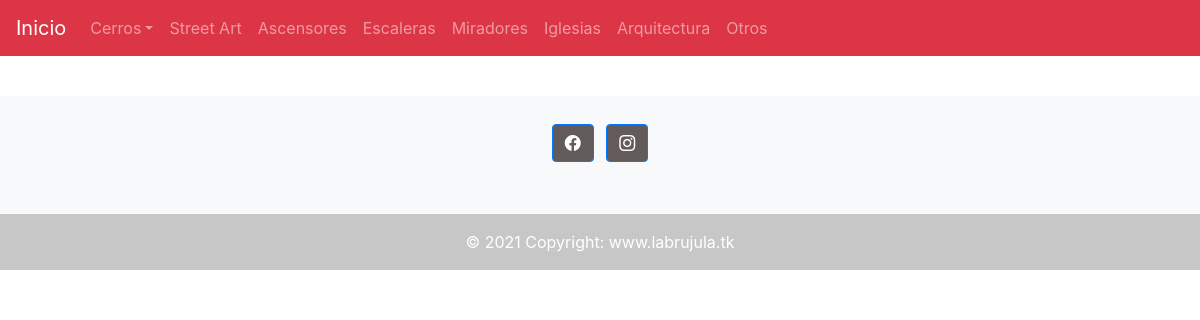
The page /arquitectura/ on the database as committed earlier.
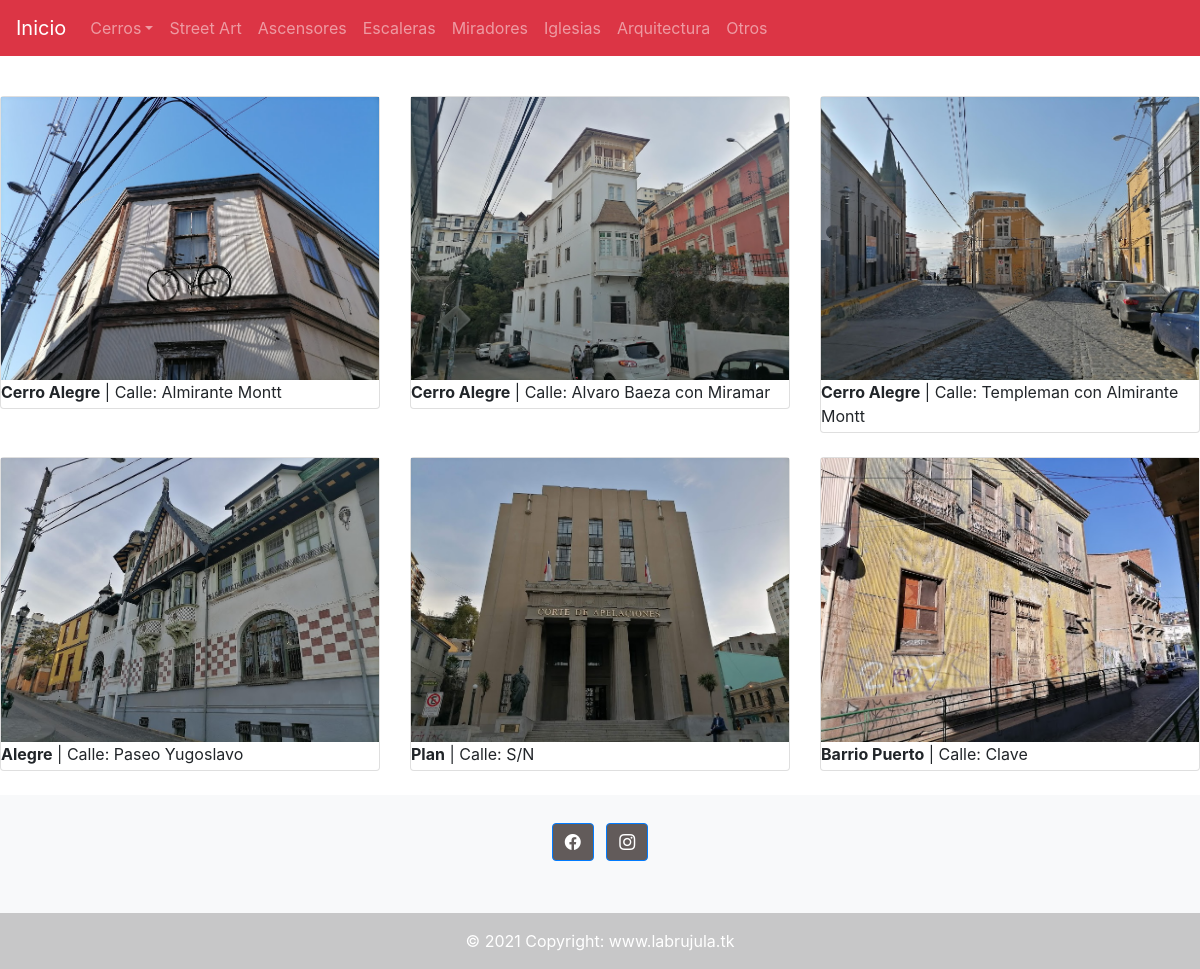
The same page on the database as committed later.
### miapp/models.py (models this page shows, shortened)
class Arquitectura(models.Model):
    publicidad = models.BooleanField(verbose_name="Publicidad", default=False)
    lugar = models.CharField(max_length=100)
    descripcion = models.CharField(max_length=250)
    direccion = models.CharField(max_length=250, default="dir")
    antecedentes = models.TextField(max_length=250, default="")
    lat = models.CharField(max_length=100, verbose_name="Lat", default="0")
    lon = models.CharField(max_length=100, verbose_name="Lon", default="0")
    created_at = models.DateTimeField(auto_now_add=True)
    updated_at = models.DateTimeField(auto_now=True)
    image = models.ImageField(default='null',verbose_name="Miniatura", upload_to="arquitectura")
    class Meta:
        verbose_name= "Arquitectura"
        verbose_name_plural= "Arquitecturas"

### miapp/views.py (the view)
# urls.py: path('arquitectura/', views.arquitectura, name="arquitectura"),
def arquitectura(request):
    arquitectura = Arquitectura.objects.all()
    return render(request, 'arquitectura.html',{
        'arquitecturas': arquitectura,
    })

### miapp/templates/arquitectura.html (shortened to what this page needs)
{% extends 'layout.html' %}
{% block content %}
<br>
<div class="row">
    {%for arquitectura in arquitecturas %}
      <div class="col-md-4 col-sm-6">
          <div class="card mb-4">
             <img class="zoomable" src="{{arquitectura.image.url}}" />
            <p class="mb-1"> <strong>{{arquitectura.lugar}}</strong> | Calle: {{arquitectura.direccion}}</p>
          </div>
    </div>
    {% endfor %}
</div>
{% endblock %}

### miapp/templates/layout.html (shortened to what this page needs)
<!DOCTYPE html>
<html lang="en">
<head>
<link rel="stylesheet" href="https://cdn.jsdelivr.net/npm/bootstrap-icons@1.4.0/font/bootstrap-icons.css">
    <link rel="stylesheet" href="https://stackpath.bootstrapcdn.com/bootstrap/4.1.3/css/bootstrap.min.css">
</head>
<body>
 <header>
      <nav class="navbar navbar-expand-md navbar-dark fixed-top bg-danger">
        <a class="navbar-brand" href="{% url 'inicio' %}">Inicio</a>
        <div class="collapse navbar-collapse" id="navbarCollapse">
          <ul class="navbar-nav mr-auto">
                 <li class="nav-item dropdown">
            <a class="nav-link dropdown-toggle" href="http://example.com" id="dropdown01" data-toggle="dropdown" aria-haspopup="true" aria-expanded="false">Cerros</a>
          </li>
            <li class="nav-item">
              <a class="nav-link" href="{% url 'articulos' %}">Street Art</a>
            </li>
            <li class="nav-item">
              <a class="nav-link"  href="{% url 'ascensores' %}">Ascensores</a>
            </li>
            <li class="nav-item">
              <a class="nav-link"  href="{% url 'escaleras' %}">Escaleras</a>
            </li>
            <li class="nav-item">
              <a class="nav-link"  href="{% url 'miradores' %}">Miradores</a>
            </li>
            <li class="nav-item">
              <a class="nav-link"  href="{% url 'iglesias' %}">Iglesias</a>
            </li>
            <li class="nav-item">
              <a class="nav-link"  href="{% url 'arquitectura' %}">Arquitectura</a>
            </li>
            <li class="nav-item">
              <a class="nav-link"  href="{% url 'otros' %}">Otros</a>
            </li>
          </ul>
        </div>
      </nav>
    </header>
  <br><br><br>
<div class="container-fluid px-0">
    {% block content %}{% endblock %}
<div>
<footer class="bg-light text-center text-white">
  <div class="container p-4 pb-0">
    <section class="mb-4">
      <a
        class="btn btn-primary btn-floating m-1"
        style="background-color: #625b5a;"
        href="https://www.instagram.com/labrujuladevalpo/"
        role="button"
        ><i class="bi bi-facebook" style="font-size: 1rem; color: white"></i></a>
      <a
        class="btn btn-primary btn-floating m-1"
        style="background-color: #625b5a;"
        href="https://www.facebook.com/labrujula814"
        role="button"
        ><i class="bi bi-instagram" style="font-size: 1rem; color: white"></i></a>
          </section>
  </div>
  <div class="text-center p-3" style="background-color: rgba(0, 0, 0, 0.2);">
    © 2021 Copyright:
    <a class="text-white" href="https://mdbootstrap.com/">www.labrujula.tk</a>
  </div>
</footer>
</body>
</html>

Rows that differ between the two databases and show on the page:
added Arquitectura: image (picture), lugar "Cerro Alegre", direccion "Almirante Montt"
added Arquitectura: image (picture), lugar "Cerro Alegre", direccion "Alvaro Baeza con Miramar"
added Arquitectura: image (picture), lugar "Cerro Alegre", direccion "Templeman con Almirante Montt"
added Arquitectura: image (picture), lugar "Alegre", direccion "Paseo Yugoslavo"
added Arquitectura: image (picture), lugar "Plan", direccion "S/N"
added Arquitectura: image (picture), lugar "Barrio Puerto", direccion "Clave"
